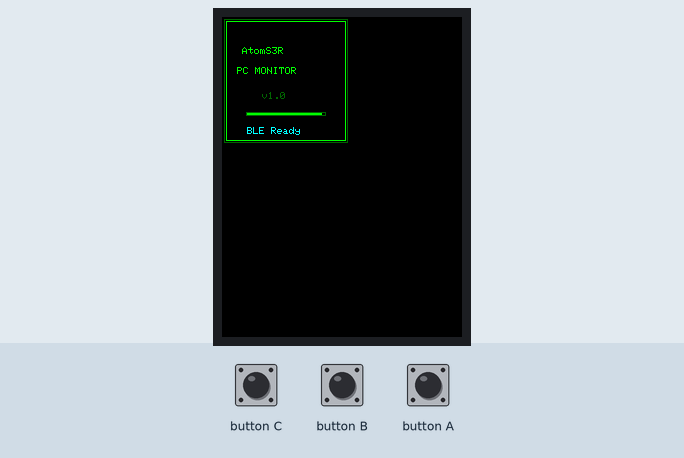
Simulated run of this sketch. Board: ESP32-S3. Shown: 240×320 colour display. Inputs (shaded band) come from the test bench. Nothing arrives over Bluetooth unless stated; a phone connects over Bluetooth LE 3 s after start; what the sketch prints to the serial monitor is not drawn.

Above: at 1.0 s.
At 3.08 s:
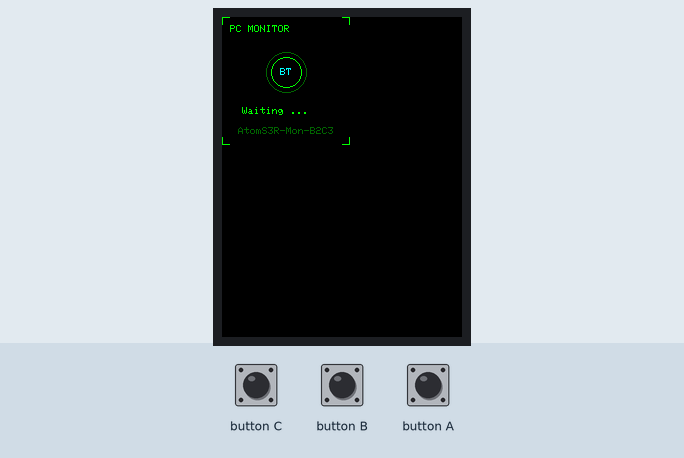
3.2 s: button A pressed for 0.15 s
At 3.64 s:
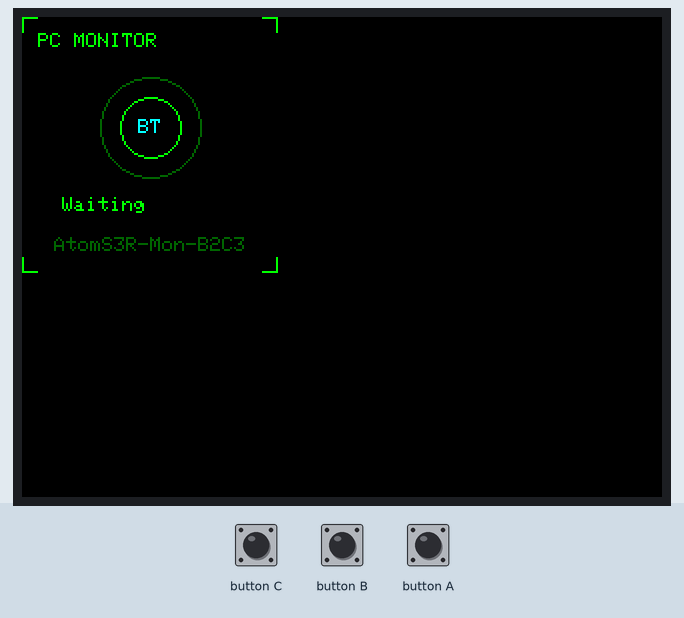
3.9 s: button A pressed for 1 s
At 4.16 s:
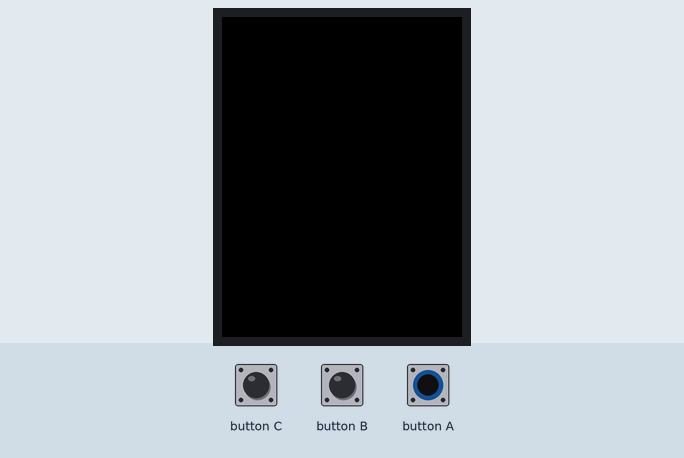
Timing chart, 0 to 6.9 s (numbered marks = the images above; inputs shaded):
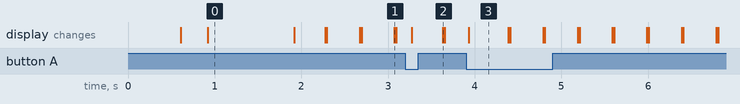

The sketch:

atoms3r_pc_monitor.ino
```cpp
/*
 * AtomS3R PC Monitor - BLE 版本
 * 通过 BLE 接收 PC 状态数据并显示
 *
 * 功能：
 * - BLE Server 等待 PC 连接
 * - 显示 CPU、GPU、MEM 使用率
 * - 科技感绿色 UI
 */

#include <M5Unified.h>
#include <BLEDevice.h>
#include <BLEServer.h>
#include <BLEUtils.h>
#include <BLE2902.h>
#include <esp_mac.h>

// BLE 服务和特征 UUID
#define SERVICE_UUID        "4fafc201-1fb5-459e-8fcc-c5c9c331914b"
#define CHARACTERISTIC_UUID "beb5483e-36e1-4688-b7f5-ea07361b26a8"

// 设备名前缀
#define DEVICE_NAME_PREFIX "AtomS3R-Mon"

// 屏幕尺寸
#define SCREEN_W 128
#define SCREEN_H 128

// 颜色定义 - 科技感绿色主题
#define COLOR_BG      0x0000  // 纯黑背景
#define COLOR_GREEN   0x07E0  // 亮绿色
#define COLOR_DIM     0x0320  // 暗绿色
#define COLOR_CYAN    0x07FF  // 青色
#define COLOR_ORANGE  0xFD20  // 橙色（高负载警告）
#define COLOR_RED     0xF800  // 红色（过载警告）

// 历史数据点数（用于折线图）
#define HISTORY_SIZE 30

// 系统状态数据
struct SystemStats {
    uint8_t cpuPercent;
    uint8_t gpuPercent;
    uint8_t memPercent;
    uint8_t gpuTemp;
    uint8_t cpuTemp;
} stats = {0, 0, 0, 0, 0};

// 历史记录
uint8_t cpuHistory[HISTORY_SIZE] = {0};
uint8_t gpuHistory[HISTORY_SIZE] = {0};
int historyIndex = 0;

// BLE 状态
BLEServer* pServer = nullptr;
BLECharacteristic* pCharacteristic = nullptr;
bool deviceConnected = false;
bool oldDeviceConnected = false;
uint32_t lastUpdateTime = 0;
uint32_t lastDataTime = 0;

// 动画帧计数
int frameCount = 0;

// 设备名（含唯一 ID）
char deviceName[20];

// 屏幕旋转 (0, 1, 2, 3 对应 0°, 90°, 180°, 270°)
uint8_t screenRotation = 0;

// BLE 回调
class ServerCallbacks : public BLEServerCallbacks {
    void onConnect(BLEServer* pServer) {
        deviceConnected = true;
        Serial.println("BLE Client Connected!");
    }

    void onDisconnect(BLEServer* pServer) {
        deviceConnected = false;
        Serial.println("BLE Client Disconnected!");
    }
};

class CharacteristicCallbacks : public BLECharacteristicCallbacks {
    void onWrite(BLECharacteristic* pCharacteristic) {
        String valueStr = pCharacteristic->getValue();
        if (valueStr.length() >= 5) {
            // 数据格式: CPU%, GPU%, MEM%, GPU_TEMP, CPU_TEMP
            const uint8_t* value = (const uint8_t*)valueStr.c_str();
            stats.cpuPercent = value[0];
            stats.gpuPercent = value[1];
            stats.memPercent = value[2];
            stats.gpuTemp = value[3];
            stats.cpuTemp = value[4];

            // 更新历史
            cpuHistory[historyIndex] = stats.cpuPercent;
            gpuHistory[historyIndex] = stats.gpuPercent;
            historyIndex = (historyIndex + 1) % HISTORY_SIZE;

            lastDataTime = millis();

            Serial.printf("Data: CPU=%d%% GPU=%d%% MEM=%d%% GPU_T=%d° CPU_T=%d°\n",
                         stats.cpuPercent, stats.gpuPercent, stats.memPercent,
                         stats.gpuTemp, stats.cpuTemp);
        }
    }
};

void setup() {
    // 初始化 M5
    auto cfg = M5.config();
    M5.begin(cfg);

    Serial.begin(115200);
    Serial.println("\n=== AtomS3R PC Monitor ===");

    // 显示设置
    M5.Display.setRotation(0);
    M5.Display.fillScreen(COLOR_BG);
    M5.Display.setTextColor(COLOR_GREEN);
    M5.Display.setTextSize(1);

    // 生成唯一设备名（使用 MAC 地址后 4 位）
    uint8_t mac[6];
    esp_read_mac(mac, ESP_MAC_BT);
    snprintf(deviceName, sizeof(deviceName), "%s-%02X%02X",
             DEVICE_NAME_PREFIX, mac[4], mac[5]);

    Serial.printf("Device name: %s\n", deviceName);

    // 启动画面
    drawBootScreen();

    // 初始化 BLE
    Serial.println("Initializing BLE...");
    BLEDevice::init(deviceName);

    pServer = BLEDevice::createServer();
    pServer->setCallbacks(new ServerCallbacks());

    BLEService* pService = pServer->createService(SERVICE_UUID);
    pCharacteristic = pService->createCharacteristic(
        CHARACTERISTIC_UUID,
        BLECharacteristic::PROPERTY_READ |
        BLECharacteristic::PROPERTY_WRITE |
        BLECharacteristic::PROPERTY_NOTIFY
    );

    pCharacteristic->setCallbacks(new CharacteristicCallbacks());
    pCharacteristic->addDescriptor(new BLE2902());

    pService->start();

    BLEAdvertising* pAdvertising = BLEDevice::getAdvertising();
    pAdvertising->addServiceUUID(SERVICE_UUID);
    pAdvertising->setScanResponse(true);
    pAdvertising->setMinPreferred(0x06);
    pAdvertising->setMinPreferred(0x12);
    BLEDevice::startAdvertising();

    Serial.println("BLE Advertising started. Waiting for connection...");
    Serial.printf("Service UUID: %s\n", SERVICE_UUID);

    delay(1000);
    M5.Display.fillScreen(COLOR_BG);
}

void loop() {
    M5.update();

    uint32_t now = millis();

    // 检测按钮按下 - 旋转屏幕 90°
    if (M5.BtnA.wasPressed()) {
        screenRotation = (screenRotation + 1) % 4;
        M5.Display.setRotation(screenRotation);
        M5.Display.fillScreen(COLOR_BG);
        Serial.printf("Screen rotation: %d° (rotation=%d)\n", screenRotation * 90, screenRotation);
    }

    // 检查连接状态变化
    if (!deviceConnected && oldDeviceConnected) {
        delay(500);
        pServer->startAdvertising();
        Serial.println("Restarting advertising...");
        oldDeviceConnected = deviceConnected;
    }

    if (deviceConnected && !oldDeviceConnected) {
        oldDeviceConnected = deviceConnected;
    }

    // 每 100ms 更新显示
    if (now - lastUpdateTime >= 100) {
        lastUpdateTime = now;

        if (deviceConnected && (now - lastDataTime < 5000)) {
            // 已连接且有数据
            drawMainUI();
        } else if (deviceConnected) {
            // 已连接但无数据
            drawWaitingData();
        } else {
            // 未连接
            drawWaitingConnection();
        }

        frameCount++;
    }
}

// 绘制启动画面
void drawBootScreen() {
    M5.Display.fillScreen(COLOR_BG);

    // 外框
    M5.Display.drawRect(2, 2, 124, 124, COLOR_DIM);
    M5.Display.drawRect(4, 4, 120, 120, COLOR_GREEN);

    // 标题
    M5.Display.setTextColor(COLOR_GREEN);
    M5.Display.setTextSize(1);
    M5.Display.setCursor(20, 30);
    M5.Display.print("AtomS3R");

    M5.Display.setTextSize(1);
    M5.Display.setCursor(15, 50);
    M5.Display.print("PC MONITOR");

    // 版本
    M5.Display.setTextColor(COLOR_DIM);
    M5.Display.setCursor(40, 75);
    M5.Display.print("v1.0");

    // 加载动画
    for (int i = 0; i < 100; i += 5) {
        int barWidth = i * 80 / 100;
        M5.Display.fillRect(24, 95, barWidth, 4, COLOR_GREEN);
        M5.Display.drawRect(24, 95, 80, 4, COLOR_DIM);
        delay(30);
    }

    M5.Display.setCursor(25, 110);
    M5.Display.setTextColor(COLOR_CYAN);
    M5.Display.print("BLE Ready");
}

// 绘制等待连接画面
void drawWaitingConnection() {
    static int dotCount = 0;

    M5.Display.fillScreen(COLOR_BG);

    // 外框装饰
    drawCornerDecorations();

    // 标题
    M5.Display.setTextColor(COLOR_GREEN);
    M5.Display.setCursor(8, 8);
    M5.Display.print("PC MONITOR");

    // BLE 图标区域
    int cx = 64, cy = 55;

    // 动态圆环
    int radius = 20 + (frameCount % 10);
    M5.Display.drawCircle(cx, cy, radius, COLOR_DIM);
    M5.Display.drawCircle(cx, cy, 15, COLOR_GREEN);

    // BLE 符号
    M5.Display.setTextColor(COLOR_CYAN);
    M5.Display.setCursor(cx - 6, cy - 4);
    M5.Display.print("BT");

    // 状态文字
    M5.Display.setTextColor(COLOR_GREEN);
    M5.Display.setCursor(20, 90);
    M5.Display.print("Waiting");

    // 动态点
    dotCount = (dotCount + 1) % 4;
    M5.Display.setCursor(68, 90);
    for (int i = 0; i < dotCount; i++) {
        M5.Display.print(".");
    }

    // 设备名（显示实际生成的名字）
    M5.Display.setTextColor(COLOR_DIM);
    // 居中显示设备名
    int nameLen = strlen(deviceName);
    int nameX = (128 - nameLen * 6) / 2;
    M5.Display.setCursor(nameX, 110);
    M5.Display.print(deviceName);
}

// 绘制等待数据画面
void drawWaitingData() {
    M5.Display.fillScreen(COLOR_BG);
    drawCornerDecorations();

    M5.Display.setTextColor(COLOR_CYAN);
    M5.Display.setCursor(15, 8);
    M5.Display.print("CONNECTED");

    M5.Display.setTextColor(COLOR_GREEN);
    M5.Display.setCursor(10, 55);
    M5.Display.print("Waiting for");
    M5.Display.setCursor(25, 70);
    M5.Display.print("data...");
}

// 绘制主 UI
void drawMainUI() {
    M5.Display.fillScreen(COLOR_BG);

    // 顶部标题栏
    drawHeader();

    // CPU 区域 (y: 18-48)
    drawCPUSection(0, 18, 128, 35);

    // 分割线
    M5.Display.drawFastHLine(5, 53, 118, COLOR_DIM);

    // MEM 区域 (y: 55-80)
    drawMEMSection(0, 55, 128, 28);

    // 分割线
    M5.Display.drawFastHLine(5, 83, 118, COLOR_DIM);

    // GPU 区域 (y: 85-125)
    drawGPUSection(0, 85, 128, 40);
}

// 绘制顶部标题栏
void drawHeader() {
    // 左上角装饰
    M5.Display.drawLine(0, 0, 10, 0, COLOR_GREEN);
    M5.Display.drawLine(0, 0, 0, 10, COLOR_GREEN);

    // 右上角装饰
    M5.Display.drawLine(117, 0, 127, 0, COLOR_GREEN);
    M5.Display.drawLine(127, 0, 127, 10, COLOR_GREEN);

    // 标题
    M5.Display.setTextColor(COLOR_DIM);
    M5.Display.setCursor(3, 4);
    M5.Display.print("SYS_STAT");

    // 连接状态指示灯
    uint16_t statusColor = (frameCount % 20 < 10) ? COLOR_GREEN : COLOR_DIM;
    M5.Display.fillCircle(120, 7, 3, statusColor);
}

// 绘制 CPU 区域
void drawCPUSection(int x, int y, int w, int h) {
    // 标签
    M5.Display.setTextColor(COLOR_CYAN);
    M5.Display.setCursor(x + 3, y + 2);
    M5.Display.print("CPU");

    // 百分比 - 大字
    uint16_t valueColor = getLoadColor(stats.cpuPercent);
    M5.Display.setTextColor(valueColor);
    M5.Display.setTextSize(2);
    M5.Display.setCursor(x + 3, y + 12);
    M5.Display.printf("%2d", stats.cpuPercent);
    M5.Display.setTextSize(1);
    M5.Display.setCursor(x + 28, y + 20);
    M5.Display.print("%");

    // 温度
    if (stats.cpuTemp > 0) {
        M5.Display.setTextColor(getTempColor(stats.cpuTemp));
        M5.Display.setCursor(x + 3, y + 28);
        M5.Display.printf("%d", stats.cpuTemp);
        M5.Display.setTextColor(COLOR_DIM);
        M5.Display.print("C");
    }

    // 迷你折线图 (右侧)
    drawMiniGraph(x + 45, y + 5, 78, 28, cpuHistory, HISTORY_SIZE, historyIndex, COLOR_GREEN);
}

// 绘制 MEM 区域
void drawMEMSection(int x, int y, int w, int h) {
    // 标签
    M5.Display.setTextColor(COLOR_CYAN);
    M5.Display.setCursor(x + 3, y + 2);
    M5.Display.print("MEM");

    // 百分比
    uint16_t valueColor = getLoadColor(stats.memPercent);
    M5.Display.setTextColor(valueColor);
    M5.Display.setTextSize(2);
    M5.Display.setCursor(x + 3, y + 12);
    M5.Display.printf("%2d", stats.memPercent);
    M5.Display.setTextSize(1);
    M5.Display.setCursor(x + 28, y + 20);
    M5.Display.print("%");

    // 进度条
    drawProgressBar(x + 45, y + 8, 78, 12, stats.memPercent);
}

// 绘制 GPU 区域
void drawGPUSection(int x, int y, int w, int h) {
    // 标签
    M5.Display.setTextColor(COLOR_CYAN);
    M5.Display.setCursor(x + 3, y + 2);
    M5.Display.print("GPU");

    // 利用率百分比
    uint16_t valueColor = getLoadColor(stats.gpuPercent);
    M5.Display.setTextColor(valueColor);
    M5.Display.setTextSize(2);
    M5.Display.setCursor(x + 3, y + 12);
    M5.Display.printf("%2d", stats.gpuPercent);
    M5.Display.setTextSize(1);
    M5.Display.setCursor(x + 28, y + 20);
    M5.Display.print("%");

    // 温度
    if (stats.gpuTemp > 0) {
        M5.Display.setTextColor(getTempColor(stats.gpuTemp));
        M5.Display.setCursor(x + 3, y + 30);
        M5.Display.printf("%d", stats.gpuTemp);
        M5.Display.setTextColor(COLOR_DIM);
        M5.Display.print("C");
    }

    // 迷你折线图 (右侧)
    drawMiniGraph(x + 45, y + 5, 78, 32, gpuHistory, HISTORY_SIZE, historyIndex, COLOR_GREEN);
}

// 绘制迷你折线图
void drawMiniGraph(int x, int y, int w, int h, uint8_t* data, int dataSize, int currentIndex, uint16_t color) {
    // 边框
    M5.Display.drawRect(x, y, w, h, COLOR_DIM);

    // 网格线
    for (int i = 1; i < 4; i++) {
        int gy = y + (h * i / 4);
        for (int gx = x + 2; gx < x + w - 2; gx += 4) {
            M5.Display.drawPixel(gx, gy, COLOR_DIM);
        }
    }

    // 折线
    int graphW = w - 4;
    int graphH = h - 4;
    int graphX = x + 2;
    int graphY = y + 2;

    for (int i = 0; i < dataSize - 1; i++) {
        int idx1 = (currentIndex + i) % dataSize;
        int idx2 = (currentIndex + i + 1) % dataSize;

        int x1 = graphX + (i * graphW / (dataSize - 1));
        int x2 = graphX + ((i + 1) * graphW / (dataSize - 1));
        int y1 = graphY + graphH - (data[idx1] * graphH / 100);
        int y2 = graphY + graphH - (data[idx2] * graphH / 100);

        // 限制在范围内
        y1 = constrain(y1, graphY, graphY + graphH);
        y2 = constrain(y2, graphY, graphY + graphH);

        M5.Display.drawLine(x1, y1, x2, y2, color);
    }
}

// 绘制进度条
void drawProgressBar(int x, int y, int w, int h, int percent) {
    // 外框
    M5.Display.drawRect(x, y, w, h, COLOR_DIM);

    // 内部填充
    int fillW = (w - 4) * percent / 100;
    uint16_t fillColor = getLoadColor(percent);

    // 分段显示
    int segmentW = 5;
    int segments = fillW / (segmentW + 1);

    for (int i = 0; i < segments; i++) {
        int sx = x + 2 + i * (segmentW + 1);
        M5.Display.fillRect(sx, y + 2, segmentW, h - 4, fillColor);
    }

    // 显示数值在条内
    M5.Display.setTextColor(COLOR_BG);
    M5.Display.setCursor(x + w/2 - 8, y + 2);
    // M5.Display.printf("%d%%", percent);
}

// 根据负载获取颜色
uint16_t getLoadColor(int percent) {
    if (percent >= 90) return COLOR_RED;
    if (percent >= 70) return COLOR_ORANGE;
    return COLOR_GREEN;
}

// 根据温度获取颜色
uint16_t getTempColor(int temp) {
    if (temp >= 85) return COLOR_RED;
    if (temp >= 70) return COLOR_ORANGE;
    return COLOR_GREEN;
}

// 绘制角落装饰
void drawCornerDecorations() {
    // 四角装饰
    int len = 8;
    // 左上
    M5.Display.drawFastHLine(0, 0, len, COLOR_GREEN);
    M5.Display.drawFastVLine(0, 0, len, COLOR_GREEN);
    // 右上
    M5.Display.drawFastHLine(SCREEN_W - len, 0, len, COLOR_GREEN);
    M5.Display.drawFastVLine(SCREEN_W - 1, 0, len, COLOR_GREEN);
    // 左下
    M5.Display.drawFastHLine(0, SCREEN_H - 1, len, COLOR_GREEN);
    M5.Display.drawFastVLine(0, SCREEN_H - len, len, COLOR_GREEN);
    // 右下
    M5.Display.drawFastHLine(SCREEN_W - len, SCREEN_H - 1, len, COLOR_GREEN);
    M5.Display.drawFastVLine(SCREEN_W - 1, SCREEN_H - len, len, COLOR_GREEN);
}
```

Measured:
- what the display in image 0 shows lasts 1.0 s, from 0.9 s to 1.9 s
- what the display in image 3 shows lasts 0.5 s, from 3.9 s to 4.4 s
